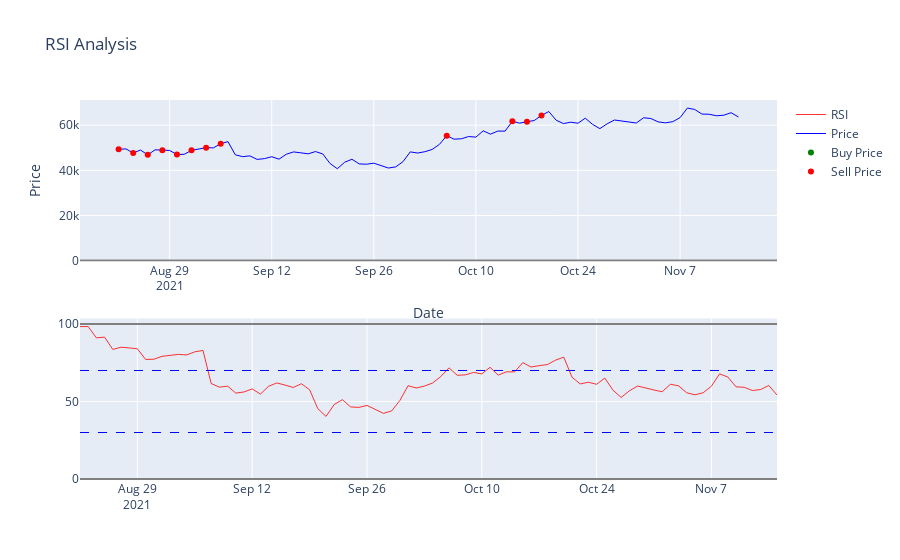

Notebook source saved alongside this figure:
### Code cell
from plotly.subplots import make_subplots
fig = make_subplots(rows=2, cols=1) # Creating two tables on top of eachother with shared x axis 

fig.add_trace(go.Scatter(x=rdf.index, y= rdf['rsi_14'], line=dict (color='red', width=.8), name = 'RSI', ), col=1, row=2)

fig.add_trace(go.Scatter(x=rdf.index, y= rdf['close'], line=dict (color='blue', width=1), name = 'Price'), col=1, row=1)
#Markers will show what price to buy and sell the crypto
fig.add_trace(go.Scatter(x=rdf.index, y=rdf['buy_price'],mode='markers',marker=dict(color='Green'),name='Buy Price'), col=1, row=1) 

fig.add_trace(go.Scatter(x=rdf.index, y=rdf['sell_price'], mode='markers',marker=dict(color='Red'), name='Sell Price'), col=1, row=1)


#fig.add_trace(go.Candlestick(x=rdf.index, open= rdf['open'],high=rdf['high'], low= rdf['low'], close=rdf['close'], name = 'Price'), col=1, row=1)


fig.update_layout(title='RSI Analysis',xaxis_title='Date',yaxis_title='Price', height=800)



fig.add_hline(y=0,col=1, row=2, line_color="grey", line_width=2)
fig.add_hline(y=100, line_color="grey", line_width=2)

# Upper and lower bands
fig.add_hline(y=30,col=1, row=2, line_color='blue', line_width=1, line_dash='dash')
fig.add_hline(y=70,col=1, row=2, line_color='blue', line_width=1, line_dash='dash')





fig.show()
